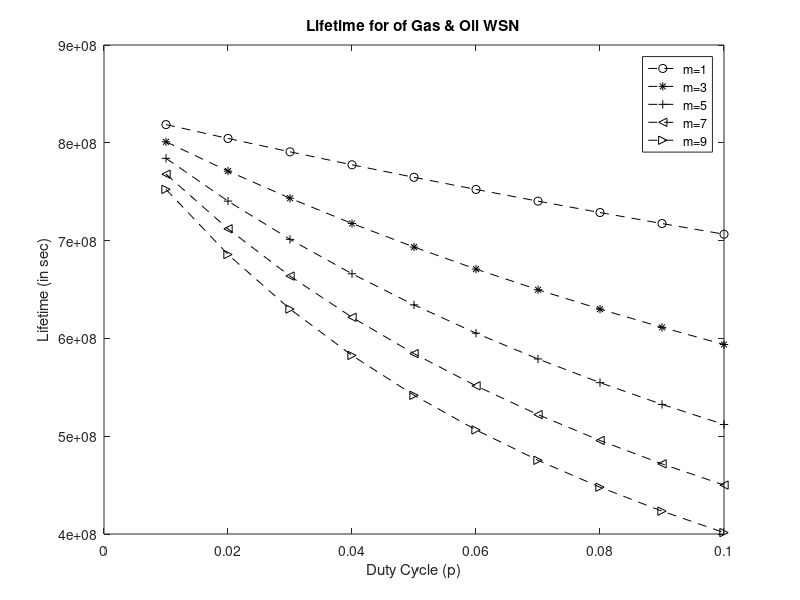

Here is the MATLAB script that generated this plot:
clear all     % to clear all variables
clc           % clear command screen
close all     % close all window
A=200*200;    %M2    Area of overall network
D=60;         %bottle neck zone radius
B=pi*(D)^2;   % Area of bottleneck jone
N=1000;       % No. of nodes
n=2;          % path loss exponent

%losses
alpha11=0.937e-6;
alpha12=0.787e-6;
alpha2=0.0172e-6;
alpha1=0.33e-6;
es=1e-9;
Esleep=30e-6;
Eb=25e3;       % battery energy w
m=[1:2:9];     % No. of path
dm=2;          % optimal hop length

H=960;         % No. of bits to be transmitted
p=[0.01:0.01:0.1];     % duty cycle
rs=H/((A-B)*N/A);
for j=1:5
for i=1:length(p)    
Qx(i) = p(i)* alpha1*(n/(n-1))*rs*(D*(A-B)*((m(j)+1)/2)+((2/3)*pi*(D)^3))+B*dm*(p(i)*rs*(es-alpha12)+(1-p(i))*Esleep);
t(i)=(dm*B*Eb)/Qx(i)
end
if j==1
plot(p,t,'k--o');
end

if j==2
plot(p,t,'k--*');
end

if j==3
plot(p,t,'k--+');
end

if j==4
plot(p,t,'k--<');
end

if j==5
plot(p,t,'k-->');
end

hold on
end
xlabel('Duty Cycle (p)');
ylabel('Lifetime (in sec)');
title('Lifetime for of Gas & Oil WSN')
legend('m=1','m=3','m=5','m=7','m=9');
